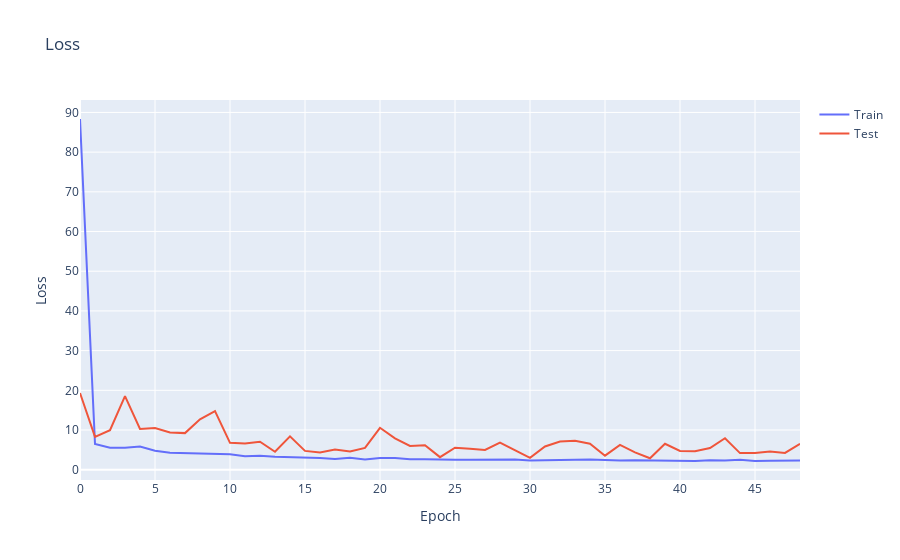

Notebook code cell kept with this figure:
### Code cell
model3.compile(loss = tf.losses.MeanSquaredError(),
               optimizer = "adam",
               metrics   = ["mae", "mse"])

#patience callback of 5 epochs
early_stopping = tf.keras.callbacks.EarlyStopping(monitor='val_loss', patience=PATIENCE, mode='min')

# Train the model and save the history
history = model3.fit(train_dataset,
                     epochs=EPOCHS,
                     validation_data=test_dataset,
                     callbacks=[early_stopping])

# Plot the loss and the MAE
fig = go.Figure()
fig.add_trace(go.Scatter(x=history.epoch, y=history.history['loss'], mode='lines', name='Train'))
fig.add_trace(go.Scatter(x=history.epoch, y=history.history['val_loss'], mode='lines', name='Test'))
fig.update_layout(title='Loss', xaxis_title='Epoch', yaxis_title='Loss')
fig.show()

### Figure 1 — Plotly figure (JSON) as saved in the notebook; plotly's stock layout.template omitted (floating-point values rounded to 4 significant figures)
{"data": [{"mode": "lines", "name": "Train", "type": "scatter", "x": [0, 1, 2, 3, 4, 5, 6, 7, 8, 9, 10, 11, 12, 13, 14, 15, 16, 17, 18, 19, 20, 21, 22, 23, 24, 25, 26, 27, 28, 29, 30, 31, 32, 33, 34, 35, 36, 37, 38, 39, 40, 41, 42, 43, 44, 45, 46, 47, 48], "y": [88.35, 6.507, 5.513, 5.537, 5.855, 4.783, 4.292, 4.193, 3.945, 3.943, 3.905, 3.397, 3.517, 3.235, 3.195, 3.11, 2.975, 2.705, 3.005, 2.574, 2.976, 2.941, 2.635, 2.629, 2.481, 2.484, 2.507, 2.519, 2.678, 2.551, 2.313, 2.33, 2.479, 2.494, 2.598, 2.517, 2.294, 2.405, 2.365, 2.295, 2.38, 2.192, 2.381, 2.33, 2.519, 2.21, 2.23, 2.287, 2.335]}, {"mode": "lines", "name": "Test", "type": "scatter", "x": [0, 1, 2, 3, 4, 5, 6, 7, 8, 9, 10, 11, 12, 13, 14, 15, 16, 17, 18, 19, 20, 21, 22, 23, 24, 25, 26, 27, 28, 29, 30, 31, 32, 33, 34, 35, 36, 37, 38, 39, 40, 41, 42, 43, 44, 45, 46, 47, 48], "y": [19.32, 8.279, 9.972, 18.55, 10.26, 10.48, 9.367, 9.219, 12.7, 14.75, 6.762, 6.604, 7.033, 4.511, 8.409, 4.737, 4.313, 5.068, 4.596, 5.506, 10.56, 7.908, 6.001, 6.178, 3.163, 5.556, 5.304, 4.98, 6.832, 5.005, 2.997, 5.842, 7.1, 7.295, 6.535, 3.532, 6.233, 4.378, 2.875, 6.526, 4.734, 4.666, 5.462, 7.943, 4.181, 4.212, 4.567, 4.225, 6.536]}], "layout": {"title": {"text": "Loss"}, "xaxis": {"title": {"text": "Epoch"}}, "yaxis": {"title": {"text": "Loss"}}}}
